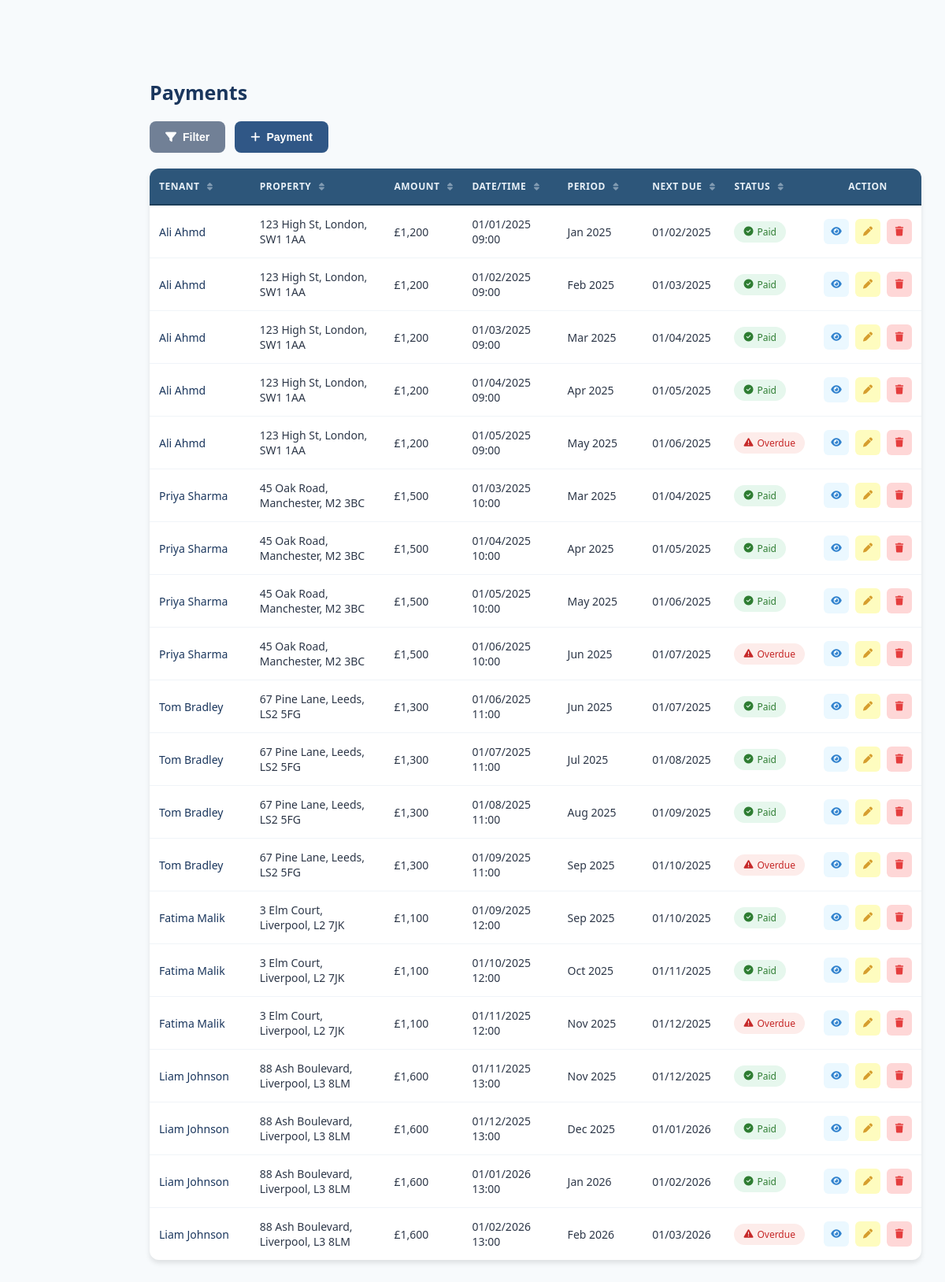
The app's page /payments.php (signed in), older data.
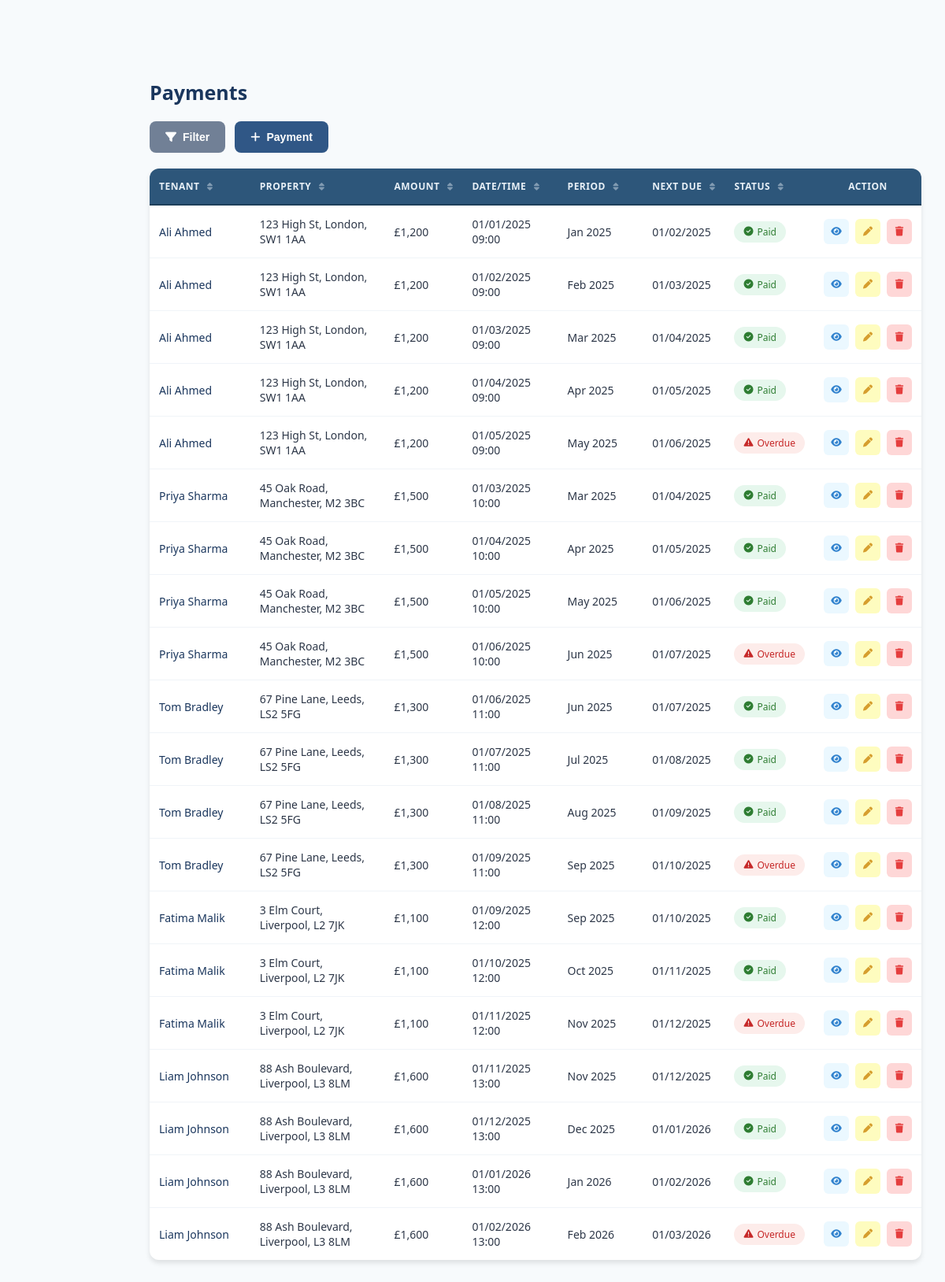
The same page, newer data.
### tables this page shows
CREATE TABLE transactions (
    transaction_id INTEGER PRIMARY KEY AUTOINCREMENT,
    tenant_id INTEGER NOT NULL,
    property_id INTEGER NOT NULL,
    transaction_amount REAL NOT NULL,
    date_of_transaction TEXT NOT NULL,
    payment_period TEXT NOT NULL,
    next_due TEXT NOT NULL,
    status TEXT NOT NULL CHECK (status IN ('completed','pending','not complete')),
    archived INTEGER NOT NULL CHECK (archived IN (0,1)),
    date_archived TEXT,
    FOREIGN KEY (tenant_id) REFERENCES tenants(tenant_id),
    FOREIGN KEY (property_id) REFERENCES properties(property_id)
);

CREATE TABLE tenants (
    tenant_id INTEGER PRIMARY KEY AUTOINCREMENT,
    name TEXT NOT NULL,
    phone TEXT NOT NULL,
    email TEXT NOT NULL,
    id_type TEXT NOT NULL,
    id_number TEXT NOT NULL,
    id_expiry_date TEXT NOT NULL,
    contact_method TEXT NOT NULL DEFAULT 'email',
    archived INTEGER NOT NULL CHECK (archived IN (0,1)),
    date_archived TEXT
);

CREATE TABLE properties (
    property_id INTEGER PRIMARY KEY AUTOINCREMENT,
    property_address TEXT NOT NULL,
    property_type TEXT NOT NULL,
    monthly_rent REAL NOT NULL,
    landlord_id INTEGER NOT NULL,
    gas_cert_due TEXT NOT NULL,
    electric_cert_due TEXT NOT NULL,
    epc_due_date TEXT NOT NULL,
    landlord_id_expiry_date TEXT NOT NULL,
    room_count INTEGER NOT NULL,
    bathroom_count INTEGER NOT NULL,
    epc_rating TEXT NOT NULL CHECK (epc_rating IN ('A','B','C','D','E','F','G')),
    has_garden INTEGER NOT NULL CHECK (has_garden IN (0,1)),
    allowed_pets INTEGER NOT NULL CHECK (allowed_pets IN (0,1)),
    council_band TEXT NOT NULL CHECK (council_band IN ('A','B','C','D','E','F','G','H')),
    archived INTEGER NOT NULL CHECK (archived IN (0,1)),
    date_archived TEXT,
    FOREIGN KEY (landlord_id) REFERENCES landlords(landlord_id)
);

### payments.php (the view, shortened to what the changed rows need)
<?php
$dbPath = __DIR__ . '/database.db';
try {
    $pdo = new PDO('sqlite:' . $dbPath);
    $pdo->setAttribute(PDO::ATTR_ERRMODE, PDO::ERRMODE_EXCEPTION);
} catch (PDOException $e) {
    die('DB connection failed: ' . $e->getMessage());
}
$stmt = $pdo->query("
    SELECT
        tr.transaction_id,
        tr.transaction_amount,
        tr.date_of_transaction,
        tr.payment_period,
        tr.next_due,
        tr.status AS transaction_status,
        t.name AS tenant_name,
        p.property_address
    FROM transactions tr
    LEFT JOIN tenants t ON tr.tenant_id = t.tenant_id
    LEFT JOIN properties p ON tr.property_id = p.property_id
    WHERE tr.archived = 0
");
$payments = $stmt->fetchAll(PDO::FETCH_ASSOC);
function formatDateTimeValue($value) {
    $timestamp = strtotime($value);
    return $timestamp ? date('d/m/Y H:i', $timestamp) : $value;
}
function formatDateValue($value) {
    $timestamp = strtotime($value);
    return $timestamp ? date('d/m/Y', $timestamp) : $value;
}
?>
<!DOCTYPE html>
<html lang="en">
<head>
    <link rel="stylesheet" href="https://cdnjs.cloudflare.com/ajax/libs/font-awesome/6.5.1/css/all.min.css">
    <link rel="stylesheet" href="style.css">
    <link rel="stylesheet" href="tables.css">
</head>
<body onload="CallNavbar(); loadModals();">
    <main class="main-content">
        <h1 class="page-title">Payments</h1>
        <div class="main-container">
            <div class="table-container">
                <div class="table-wrapper">
                    <table id="paymentsTable">
                        <thead>
                            <tr>
                                <th class="sortable col-tenant" onclick="sortTable('tenant', this)">
                                    Tenant <i class="fa-solid fa-sort sort-icon"></i>
                                </th>
                                <th class="sortable col-property" onclick="sortTable('property', this)">
                                    Property <i class="fa-solid fa-sort sort-icon"></i>
                                </th>
                                <th class="sortable col-amount" onclick="sortTable('amount', this)">
                                    Amount <i class="fa-solid fa-sort sort-icon"></i>
                                </th>
                                <th class="sortable col-datetime" onclick="sortTable('datetime', this)">
                                    Date/Time <i class="fa-solid fa-sort sort-icon"></i>
                                </th>
                                <th class="sortable col-period" onclick="sortTable('period', this)">
                                    Period <i class="fa-solid fa-sort sort-icon"></i>
                                </th>
                                <th class="sortable col-nextdue" onclick="sortTable('nextdue', this)">
                                    Next Due <i class="fa-solid fa-sort sort-icon"></i>
                                </th>
                                <th class="sortable col-status" onclick="sortTable('status', this)">
                                    Status <i class="fa-solid fa-sort sort-icon"></i>
                                </th>
                                <th class="col-action">Action</th>
                            </tr>
                        </thead>
                        <tbody id="tableBody">
<?php foreach ($payments as $p):
    $dbStatus = strtolower(trim($p['transaction_status'] ?? ''));
    $status = ($dbStatus === 'completed') ? 'paid' : 'due';
    $statusClass = 'status-due';
    if ($status === 'paid') {
        $statusClass = 'status-paid';
    }
    $dateTimeDisplay = formatDateTimeValue($p['date_of_transaction']);
    $nextDueDisplay = formatDateValue($p['next_due']);
?>
    <tr
        data-id="<?= (int)$p['transaction_id'] ?>"
        data-tenant="<?= htmlspecialchars($p['tenant_name'] ?? '') ?>"
        data-property="<?= htmlspecialchars($p['property_address'] ?? '') ?>"
        data-amount="<?= (float)$p['transaction_amount'] ?>"
        data-datetime="<?= htmlspecialchars($p['date_of_transaction'] ?? '') ?>"
        data-period="<?= htmlspecialchars($p['payment_period'] ?? '') ?>"
        data-nextdue="<?= htmlspecialchars($p['next_due'] ?? '') ?>"
        data-status="<?= htmlspecialchars($status) ?>"
    >
        <td class="tenant-name"><?= htmlspecialchars($p['tenant_name'] ?? '-') ?></td>
        <td class="property-address"><?= htmlspecialchars($p['property_address'] ?? '-') ?></td>
        <td class="rent-amount">£<?= number_format((float)$p['transaction_amount'], 0) ?></td>
        <td class="payment-datetime"><?= htmlspecialchars($dateTimeDisplay) ?></td>
        <td class="payment-period"><?= htmlspecialchars($p['payment_period'] ?? '-') ?></td>
        <td class="payment-nextdue"><?= htmlspecialchars($nextDueDisplay) ?></td>
        <td>
            <span class="status-badge <?= $statusClass ?>">
            </span>
        </td>
        <td>
            <div class="action-buttons">
                <button class="action-btn action-btn-view" title="View" onclick="viewPayment(this)">
                    <i class="fa-solid fa-eye"></i>
                </button>
                <?php if (in_array($_SESSION['role'], ['admin', 'agent'])): ?>
                    <button class="action-btn action-btn-edit" title="Edit" onclick="editPayment(this)">
                        <i class="fa-solid fa-pen"></i>
                    </button>
                <?php endif; ?>
                <?php if ($_SESSION['role'] === 'admin'): ?>
                <form method="POST" style="display:inline;">
                    <button
                        type="submit"
                        class="action-btn action-btn-delete"
                        title="Archive"
                        onclick="return confirm('Archive this payment?\nPayment ID: <?= (int)$p['transaction_id'] ?>')"
                    >
                        <i class="fa-solid fa-trash"></i>
                    </button>
                </form>
                <?php endif; ?>
            </div>
        </td>
    </tr>
<?php endforeach; ?>
                        </tbody>
                    </table>
                </div>
            </div>
        </div>
    </main>
</body>
</html>

Row changes from the older to the newer data that the page shows:
changed through a linked row, transactions "Jan 2025": tenant.name "Ali Ahmd" → "Ali Ahmed"
changed through a linked row, transactions "Feb 2025": tenant.name "Ali Ahmd" → "Ali Ahmed"
changed through a linked row, transactions (number 3 of 20 on the later page): tenant.name "Ali Ahmd" → "Ali Ahmed"
changed through a linked row, transactions (number 4 of 20 on the later page): tenant.name "Ali Ahmd" → "Ali Ahmed"
changed through a linked row, transactions (number 5 of 20 on the later page): tenant.name "Ali Ahmd" → "Ali Ahmed"
